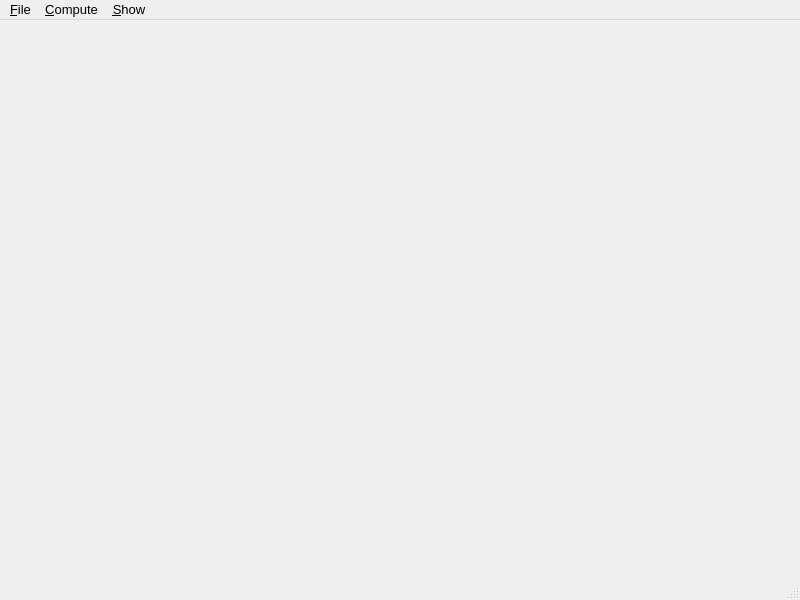
<?xml version="1.0" encoding="UTF-8"?>
<ui version="4.0">
 <class>MainWindow</class>
 <widget class="QMainWindow" name="MainWindow">
  <property name="geometry">
   <rect>
    <x>0</x>
    <y>0</y>
    <width>800</width>
    <height>600</height>
   </rect>
  </property>
  <property name="font">
   <font>
    <pointsize>10</pointsize>
   </font>
  </property>
  <property name="windowTitle">
   <string>Ray Tracing ++</string>
  </property>
  <widget class="QWidget" name="Cnt">
   <layout class="QGridLayout" name="Grid">
    <property name="leftMargin">
     <number>2</number>
    </property>
    <property name="topMargin">
     <number>0</number>
    </property>
    <property name="rightMargin">
     <number>2</number>
    </property>
    <property name="bottomMargin">
     <number>0</number>
    </property>
    <property name="spacing">
     <number>0</number>
    </property>
    <item row="0" column="0">
     <widget class="StkWidget" name="Stk" native="true"/>
    </item>
   </layout>
  </widget>
  <widget class="QMenuBar" name="Mnu">
   <property name="geometry">
    <rect>
     <x>0</x>
     <y>0</y>
     <width>800</width>
     <height>23</height>
    </rect>
   </property>
   <widget class="QMenu" name="MnuFile">
    <property name="title">
     <string>&amp;File</string>
    </property>
    <addaction name="ActFileClear"/>
    <addaction name="ActFileSave"/>
    <addaction name="separator"/>
    <addaction name="ActFileQuit"/>
   </widget>
   <widget class="QMenu" name="MnuShow">
    <property name="title">
     <string>&amp;Show</string>
    </property>
    <addaction name="ActShowCanvas"/>
    <addaction name="ActShowOutput"/>
    <addaction name="separator"/>
    <addaction name="ActShowToggle"/>
   </widget>
   <widget class="QMenu" name="menu_Compute">
    <property name="title">
     <string>&amp;Compute</string>
    </property>
    <addaction name="ActCompImg"/>
    <addaction name="ActCompParm"/>
   </widget>
   <addaction name="MnuFile"/>
   <addaction name="menu_Compute"/>
   <addaction name="MnuShow"/>
  </widget>
  <widget class="QStatusBar" name="Sts"/>
  <action name="ActFileQuit">
   <property name="text">
    <string>&amp;Quit</string>
   </property>
   <property name="shortcut">
    <string>Esc</string>
   </property>
  </action>
  <action name="ActFileClear">
   <property name="text">
    <string>&amp;Clear</string>
   </property>
   <property name="shortcut">
    <string>Ctrl+C</string>
   </property>
  </action>
  <action name="ActFileSave">
   <property name="text">
    <string>&amp;Save Image</string>
   </property>
   <property name="shortcut">
    <string>Ctrl+S</string>
   </property>
  </action>
  <action name="ActShowCanvas">
   <property name="text">
    <string>&amp;Graphics</string>
   </property>
   <property name="shortcut">
    <string>Ctrl+G</string>
   </property>
  </action>
  <action name="ActShowOutput">
   <property name="text">
    <string>&amp;Text</string>
   </property>
   <property name="shortcut">
    <string>Ctrl+T</string>
   </property>
  </action>
  <action name="ActShowToggle">
   <property name="text">
    <string>&amp;Toggle</string>
   </property>
   <property name="shortcut">
    <string>Space</string>
   </property>
  </action>
  <action name="ActCompImg">
   <property name="text">
    <string>Compute &amp;Image</string>
   </property>
   <property name="shortcut">
    <string>Ctrl+X</string>
   </property>
  </action>
  <action name="ActCompParm">
   <property name="text">
    <string>Set &amp;Parameters</string>
   </property>
   <property name="shortcut">
    <string>Ctrl+P</string>
   </property>
  </action>
 </widget>
 <customwidgets>
  <customwidget>
   <class>StkWidget</class>
   <extends>QWidget</extends>
   <header>stk-widget.h</header>
   <container>1</container>
  </customwidget>
 </customwidgets>
 <resources/>
 <connections>
  <connection>
   <sender>ActFileQuit</sender>
   <signal>triggered()</signal>
   <receiver>MainWindow</receiver>
   <slot>close()</slot>
   <hints>
    <hint type="sourcelabel">
     <x>-1</x>
     <y>-1</y>
    </hint>
    <hint type="destinationlabel">
     <x>399</x>
     <y>299</y>
    </hint>
   </hints>
  </connection>
 </connections>
</ui>
